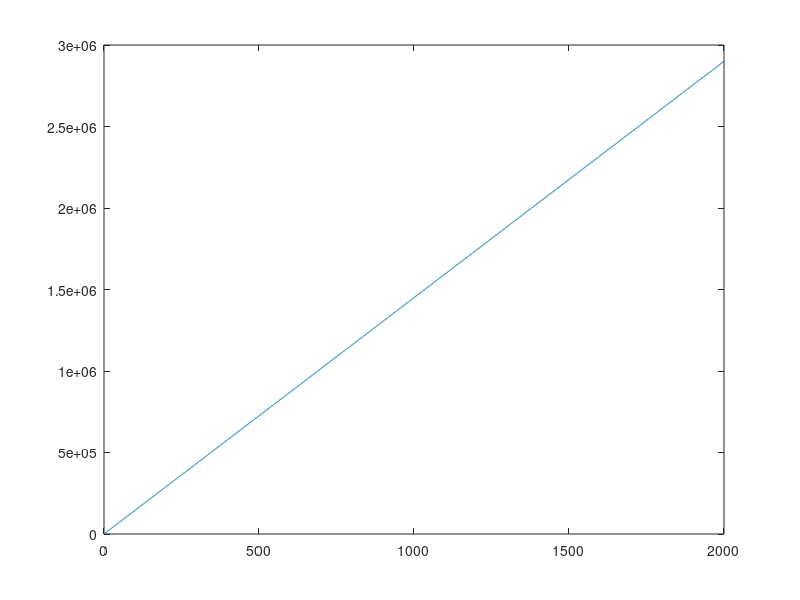
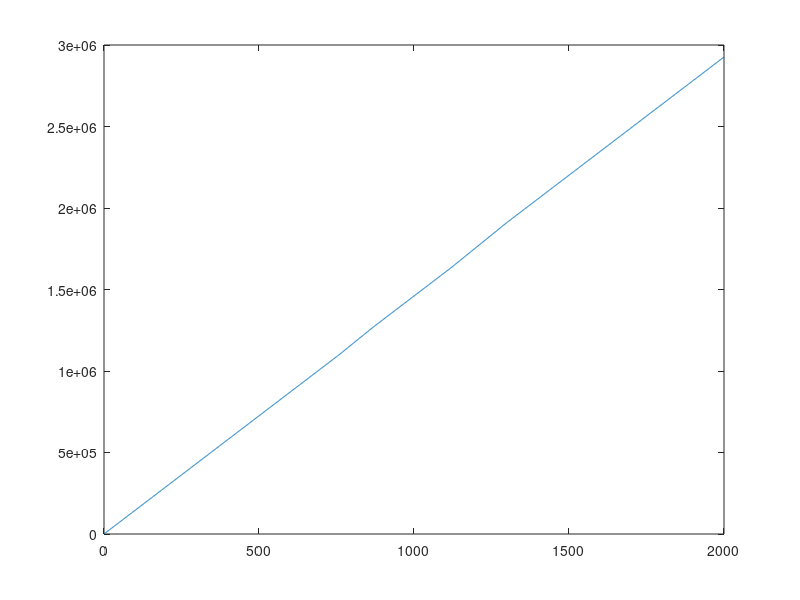
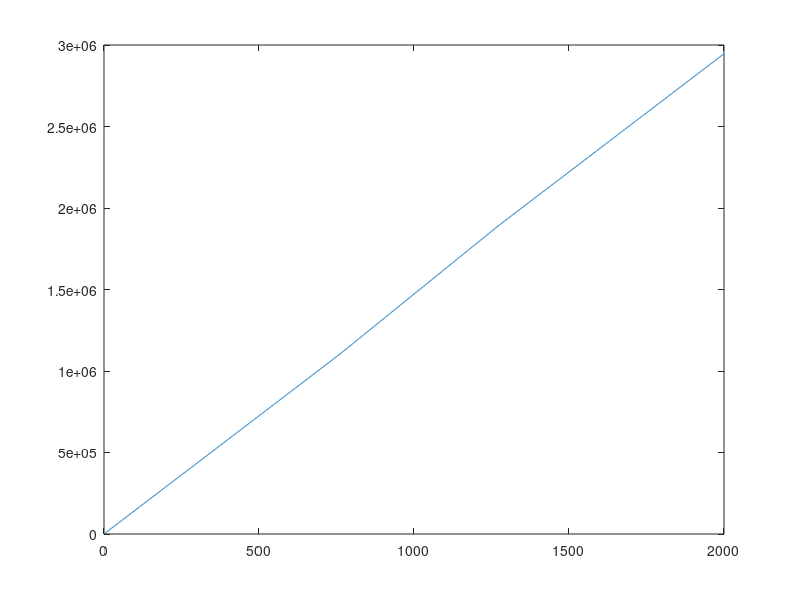

MATLAB code to generate these figures, in order: (Note: this script raises an error after producing the figures.)
%%
sound_velocity_curve_stand = ones(2000,1) * 1450;
distance_stand = cumsum(sound_velocity_curve_stand);
figure
plot(distance_stand)
% 曲线1对应有洞的
sound_velocity_curve1 = ones(2000,1);
sound_velocity_curve1(1:757) = sound_velocity_curve1(1:757) * 1450;
sound_velocity_curve1(758:869) = sound_velocity_curve1(758:869) * 1540;
sound_velocity_curve1(870:1119) = sound_velocity_curve1(870:1119) * 1450;
sound_velocity_curve1(1120:1299)= sound_velocity_curve1(1120:1299) * 1540;
sound_velocity_curve1(1300:end) = sound_velocity_curve1(1300:end) * 1450;
distance1 = cumsum(sound_velocity_curve1);
figure
plot(distance1)
% 曲线1对应没有洞的
sound_velocity_curve2 = ones(2000,1);
sound_velocity_curve2(1:756) = sound_velocity_curve2(1:756) * 1450;
sound_velocity_curve2(757:1271) = sound_velocity_curve2(757:1271) * 1540;
sound_velocity_curve2(1272:end) = sound_velocity_curve2(1272:end) * 1450;
distance2 = cumsum(sound_velocity_curve2);
figure
plot(distance2)
%
Threshold = 0.31;
slide_window = 60;
for j = 1:size(De_cond_hilbert,2)
    [peak_final, location_final] = Peak_find(De_cond_hilbert(:,j), Threshold, slide_window);
    number = size(peak_final,1);
    if number <= 3
        block = De_cond_hilbert(:,j);
        F = griddedInterpolant(distance2, block);                   % 形成grided算子F，我们可以对F采样得到均匀采集的k空间数据
        De_cond_hilbert(:,j) = F(distance_stand);
    elseif number >= 4
        block = De_cond_hilbert(:,j);
        F = griddedInterpolant(distance1, block);                   % 形成grided算子F，我们可以对F采样得到均匀采集的k空间数据
        De_cond_hilbert(:,j) = F(distance_stand);
    end
end

% block = De_cond_hilbert(:,check);
% F = griddedInterpolant(distance2, block);                   % 形成grided算子F，我们可以对F采样得到均匀采集的k空间数据
% block = F(distance_stand);
% figure
% plot(block,'b')
% hold on
% plot(De_cond_hilbert(:,check),'r')